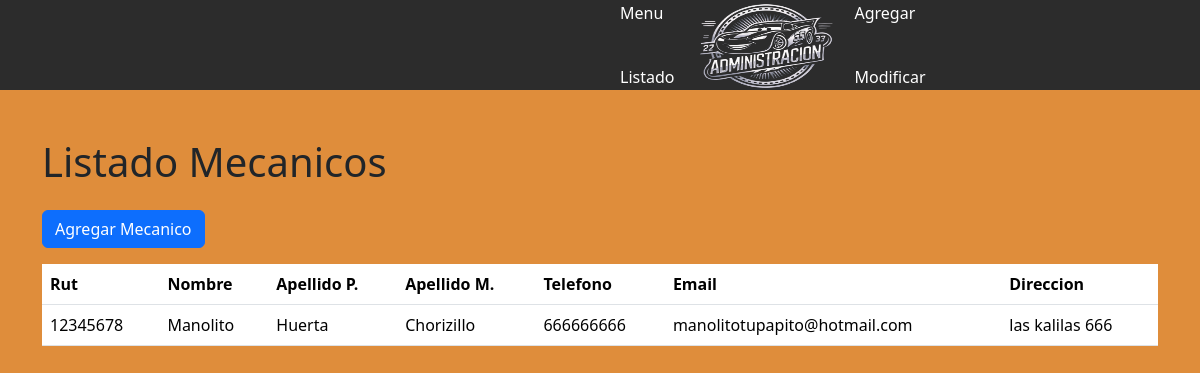
The app's page /listarM, older data.
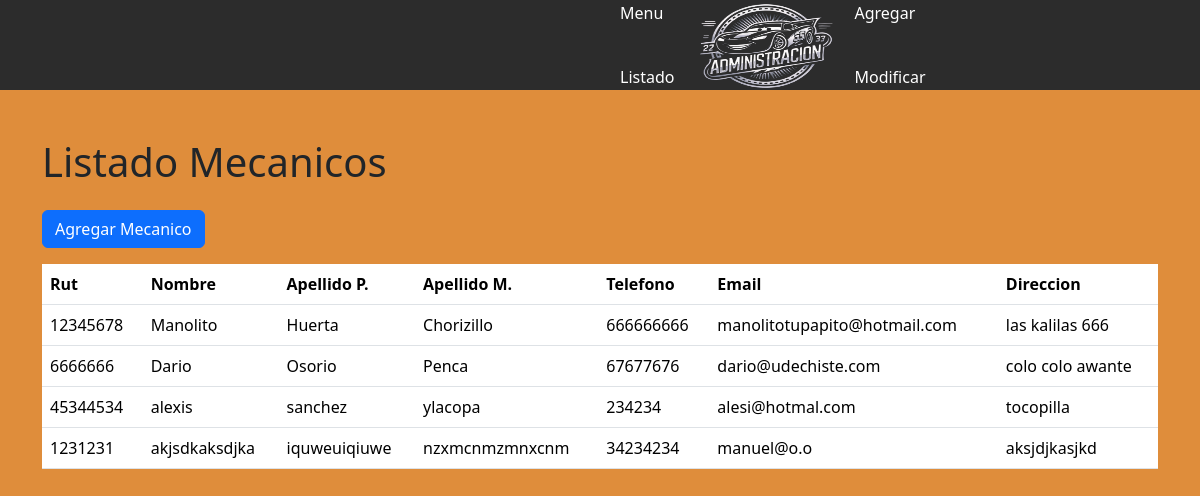
The same page, newer data.
### myapp/models.py (models this page shows, shortened)
class Mecanico(models.Model):
    rut = models.CharField(primary_key=True, max_length=10)
    nombre = models.CharField(max_length=20)
    apellido_paterno = models.CharField(max_length=20)
    apellido_materno = models.CharField(max_length=20)
    telefono = models.CharField(max_length=45)
    email = models.EmailField(unique=True, max_length=100, blank=True, null=True)
    direccion = models.CharField(max_length=50, blank=True, null=True)

### myapp/views.py (the view)
# urls.py: path('listarM', views.listarM, name='listarM'),
def listarM(request):
    mecanicos = Mecanico.objects.all()
    contexto = {
        'mecanicos': mecanicos
    }
    return render(request, 'Administracion/listarM.html', contexto)

### myapp/templates/Administracion/listarM.html (shortened to what this page needs)
{% load static %}
<!DOCTYPE html>
<html lang="es">
<head>
    <link rel="stylesheet" href="{% static 'css/menu.css' %}">
    <link href="https://cdn.jsdelivr.net/npm/bootstrap@5.3.3/dist/css/bootstrap.min.css" rel="stylesheet">
    <link rel="stylesheet" href="https://cdn.jsdelivr.net/npm/bootstrap-icons@1.11.3/font/bootstrap-icons.min.css">
</head>
<body>
    <div class="navbarM">
        <ul class="nav me-auto mb-4 mb-lg-0">
            <li class="nav-item">
                <a class="nav-link" href="{% url 'menu' %}">Menu</a>
            </li>
            <li class="nav-item">
                <a class="nav-link" href="{% url 'listar' %}">Listado</a>
            </li>
        </ul>
        <a class="logo" href="{% url 'menu' %}">
            <img src="{% static 'imagenes/Adm.png' %}" alt="logo" width="140px" height="100px">
        </a>
        <ul class="nav ms-auto mb-2 mb-lg-0">
            <li class="nav-item">
                <a class="nav-link" href="{% url 'agregar' %}">Agregar</a>
            </li>
            <li class="nav-item">
                <a class="nav-link" href="{% url 'modificar' %}">Modificar</a>
            </li>
        </ul>
    </div>
    <div class="container mt-5">
        <div class="row">
            <div class="col-md-12">
                <h1 class="mb-4">Listado Mecanicos</h1>
                <a href="{% url 'agregar' %}" class="btn btn-primary mb-3">Agregar Mecanico</a>
                <table class="table">
                    <thead>
                        <tr>
                            <th scope="col">Rut</th>
                            <th scope="col">Nombre</th>
                            <th scope="col">Apellido P.</th>
                            <th scope="col">Apellido M.</th>
                            <th scope="col">Telefono</th>
                            <th scope="col">Email</th>
                            <th scope="col">Direccion</th>
                        </tr>
                    </thead>
                    <tbody>
                        {% for mecanico in mecanicos %}
                            <tr>
                                <td>{{ mecanico.rut }}</td>
                                <td>{{ mecanico.nombre }}</td>
                                <td>{{ mecanico.apellido_paterno }}</td>
                                <td>{{ mecanico.apellido_materno }}</td>
                                <td>{{ mecanico.telefono }}</td>
                                <td>{{ mecanico.email }}</td>
                                <td>{{ mecanico.direccion }}</td>
                            </tr>
                        {% endfor %}
                    </tbody>
                </table>
            </div>
        </div>
    </div>
    <br>
    <br>
    <br>
</body>
</html>

### myapp/static/css/menu.css (style rules this page uses)
.navbarM { background-color: #2c2c2c; height: 90px; align-items: center; display: flex; padding: 0 600px; }
.logo { text-decoration: none; }
.nav li { display: inline-block; }
.nav a { color: white; text-decoration: none; padding: 20px; }

### myapp/templates/Administracion/listarM.html (style rules this page uses)
body { background: rgb(223, 141, 59); }

Row changes from the older to the newer data that the page shows:
added Mecanico: rut "6666666", nombre "Dario", apellido_paterno "Osorio", apellido_materno "Penca", telefono "67677676", email "dario@udechiste.com", direccion "colo colo awante"
added Mecanico: rut "45344534", nombre "alexis", apellido_paterno "sanchez", apellido_materno "ylacopa", telefono "234234", email "alesi@hotmal.com", direccion "tocopilla"
added Mecanico: rut "1231231", nombre "akjsdkaksdjka", apellido_paterno "iquweuiqiuwe", apellido_materno "nzxmcnmzmnxcnm", telefono "34234234", email "manuel@o.o", direccion "aksjdjkasjkd"
